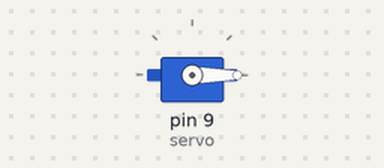
The sketch below on a simulated Arduino Uno, built with avr-gcc and run on an emulated ATmega328P. Shown: servo.

Above: at 0.05 s.
At 4.0 s:
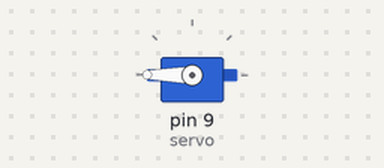
Timing chart, 0 to 5.2 s (numbered marks = the images above):
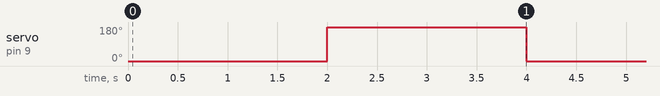

Measured:
- by itself, servo on pin 9 (servo): alternates 180° for 2.0 s and 0° for 2.0 s

The sketch:

servo_2.ino
```cpp
#include <Servo.h> //Using the servo library

Servo servo; //The servo instance (that represents the actual servo);

void setup() {
  // put your setup code here, to run once:
  servo.attach(9); //Attach pin 9 to the servo
}

void loop() {
  // put your main code here, to run repeatedly:
  servo.write(0); //Turn the servo to 0 degrees
  delay(2000); //Delay 2000 milliseconds
  servo.write(180); //Turn the servo to 180 degrees
  delay(2000); //Delay 2000 milliseconds
}
```
